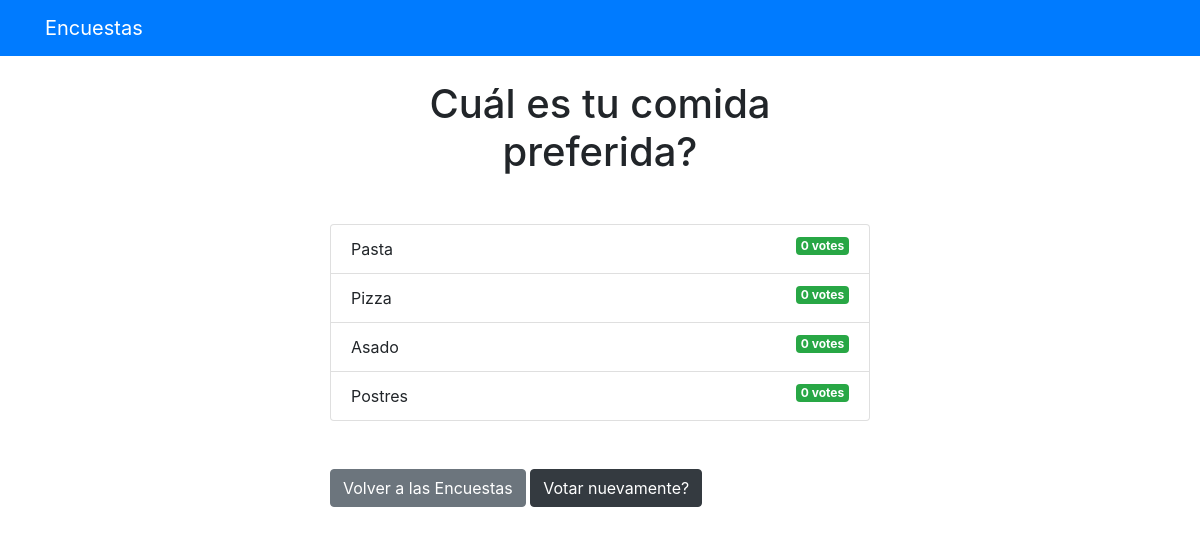
The page /4/results/ on the database as committed earlier.
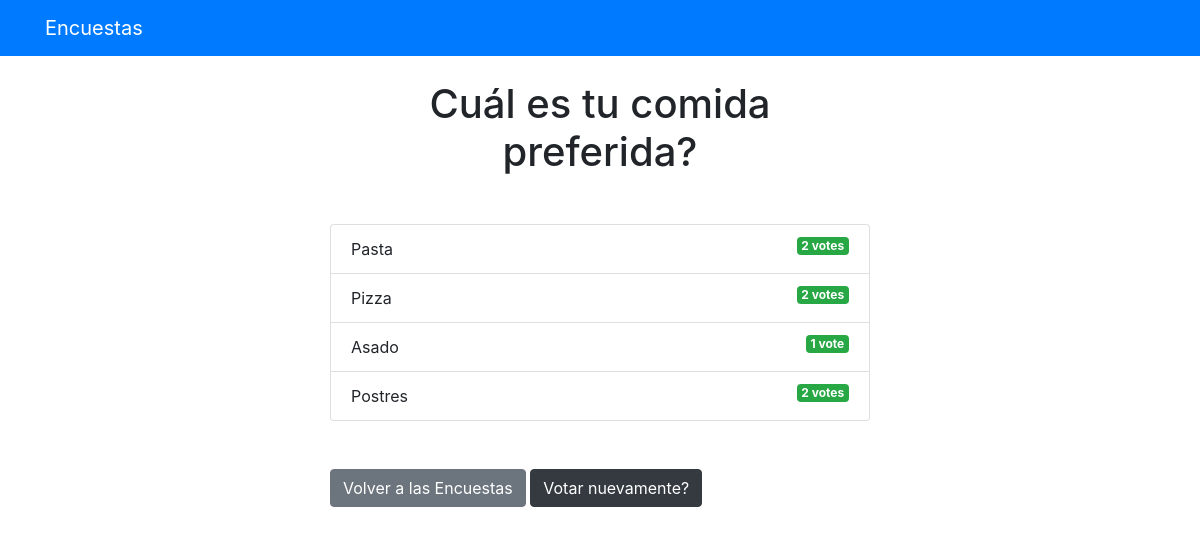
The same page on the database as committed later.
### polls/models.py (models this page shows, shortened)
class Question(models.Model):
    question_text = models.CharField(max_length=200)
    pub_date = models.DateTimeField('date published')

class Choice(models.Model):
    question = models.ForeignKey(Question, on_delete=models.CASCADE) # CLM: Si se elimina una Pregunta,
    choice_text = models.CharField(max_length=200)
    votes = models.IntegerField(default=0)

### polls/views.py (the view)
# urls.py: path('<int:pk>/results/', views.ResultsView.as_view(), name='results'),
class ResultsView(generic.DetailView):
    model = Question
    template_name = 'polls/results.html'

### templates/polls/results.html
{% extends 'base.html' %}
{% block content %}
<h1 class="mb-5 text-center">{{ question.question_text }}</h1>
<ul class="list-group mb-5">
    {% for choice in question.choice_set.all %}
    <li class="list-group-item">
        {{ choice.choice_text }}
        <span class="badge badge-success float-right">
            {{ choice.votes }} vote{{ choice.votes|pluralize }}
        </span>
    </li>
    {% endfor %}
</ul>
<a class="btn btn-secondary" href="{% url 'polls:index' %}">Volver a las Encuestas</a>
<a class="btn btn-dark" href="{% url 'polls:detail' question.id %}">Votar nuevamente?</a>
{% endblock %}

### templates/base.html (shortened to what this page needs)
<!DOCTYPE html>
<html lang="en">
  <head>
    <link
      rel="stylesheet"
      href="https://stackpath.bootstrapcdn.com/bootstrap/4.3.1/css/bootstrap.min.css"
    />
  </head>
  <body>
    {% include 'partials/_navbar.html' %}
    <div class="container">
      <div class="row">
        <div class="col-md-6 m-auto">
          {% block content %}{% endblock %}
        </div>
      </div>
    </div>
  </body>
</html>

### templates/partials/_navbar.html
<nav class="navbar navbar-dark bg-primary mb-4">
	<div class="container">
		<a class="navbar-brand" href="/">Encuestas</a>
	</div>
</nav>

Rows that differ between the two databases and show on the page:
changed Choice "Pasta": votes "0" → "2"
changed Choice "Pizza": votes "0" → "2"
changed Choice "Asado": votes "0" → "1"
changed Choice "Postres": votes "0" → "2"
